Frame 1 (no input): blank canvas, image omitted
Frame 60 (the mouse pressed at the canvas centre just before this capture): blank canvas, image omitted
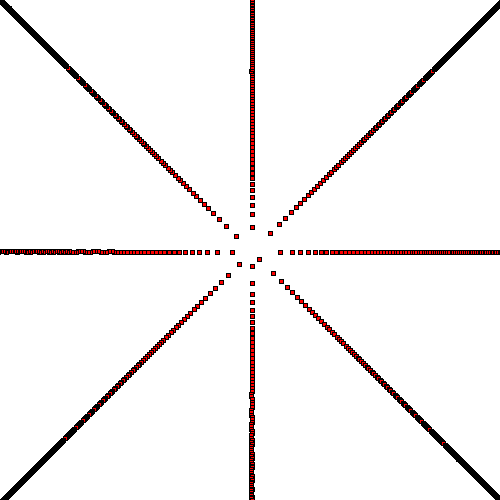
Frame 120 (the mouse held since frame 60 and released just before this capture)

The Processing sketch whose frames 1 and 60 were blank and that drew this single picture after the mouse press (run headless with seeded random() and noise(); from frame 60 on, the mouse is pressed at the canvas centre):

// Processing sketch: processing_96800
// ── processing_96800.pde

int N= 1500 ;
float th= 2.39997 ;
float c= 5 ;
float d= 4 ;
 
float r, a, x, y;
 
void setup()
{
  size(500, 500);
}
 
void draw()
{
  background(255);
  translate(width/2, height/2);
 
  th = map(mouseX, 0, width, 0, HALF_PI);
  c  = map(mouseY, 0, height, 0, 5*d);
 
    for (int i=1 ; i<=N ; i++ )
  {
    r= c * sqrt(i) ;
    a= i * th  ;
    x= r * cos(a) ;
    y= r * sin(a) ;
 fill(255,0,0);
    rect(x, y, d, d);
  }
}
